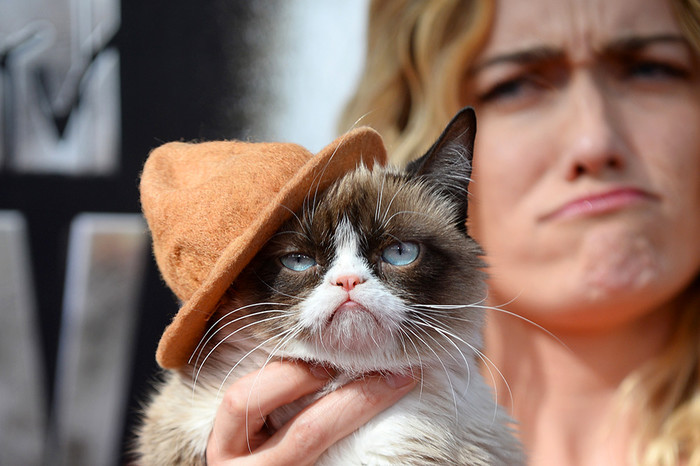
#> input picture kontur/img.jpg, 700 x 466 px
$ python -i gradientSelect.py   (imports and definitions only)
#> lines starting #> are read from the running program, lines starting #| are printed output that depends on the picture
#> further down, picture is the input picture: shape (466, 700, 3); mean B, G, R 103.5, 114.8, 140.8
from __future__ import print_function
import cv2 as cv
import numpy as np
import base64
import random
import string
import os
import requests
import random
import math

good_images = [];

morph_size = 0
max_operator = 2
max_elem = 2
max_kernel_size = 100
title_trackbar_operator_type = 'Operator:\n 0: Opening - 1: Closing  \n 2: Gradient - 3: Top Hat \n 4: Black Hat'
title_trackbar_element_type = 'Element:\n 0: Rect - 1: Cross - 2: Ellipse'
title_trackbar_kernel_size = 'Kernel size:\n 2n + 1'
trackbar_value = "Threshold"
title_window = 'Morphology Transformations Demo'
morph_op_dic = {0: cv.MORPH_GRADIENT, 1: cv.MORPH_TOPHAT, 2: cv.MORPH_BLACKHAT}


# [5 lines left out: function get_random_string, not called in this run]

def writeImg(img,path):
	cv.imwrite(path,img)


# [75 lines left out: functions alphaBlendSrc2Dst, overlay_transparent, mergeTextNImg, not called in this run]

def alphaBlend(img):
	H,W = img.shape[:2]
#> H = 466; W = 700
	mask = np.zeros((int(H),int(W)), np.uint8)
	mask = cv.circle(mask, (int(W/2),int(H/2)), int(H/2.5), (255,255,255), -1, cv.LINE_AA)
	mask = 255 - mask
	mask = cv.GaussianBlur(mask, (21,21), 11)

	blured = cv.GaussianBlur(img, (21,21), 11)
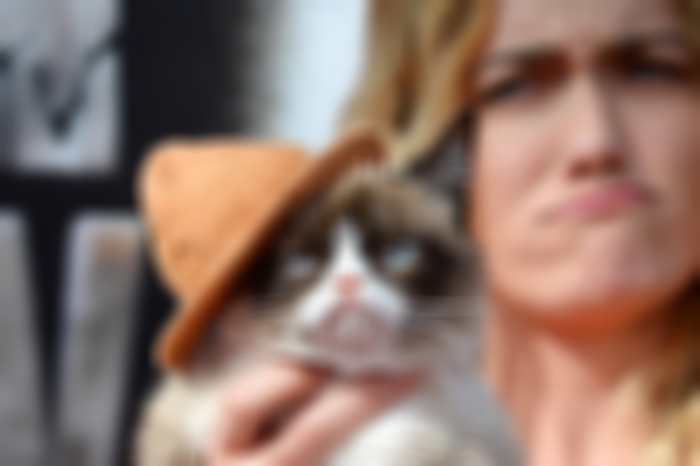
#> blured: shape (466, 700, 3); mean B, G, R 103.5, 114.8, 140.8

	if mask.ndim==3 and mask.shape[-1] == 3:
		alpha = mask/255.0
	else:
		alpha = cv.cvtColor(mask, cv.COLOR_GRAY2BGR)/255.0
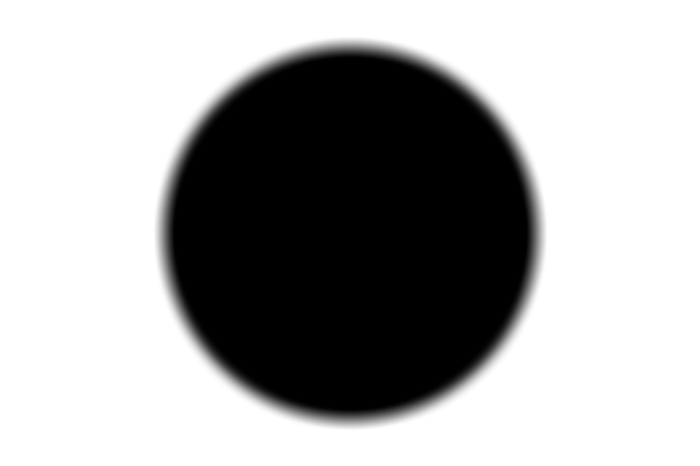
#> mask: shape (466, 700); min 0, max 255, mean 169.5
	blended = cv.convertScaleAbs(img*(1-alpha) + blured*alpha)
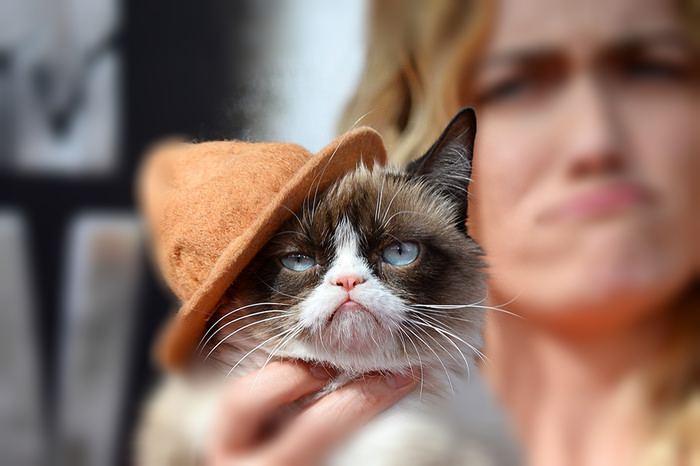
#> blended: shape (466, 700, 3); mean B, G, R 103.5, 114.8, 140.9
	return blended


# [45 lines left out: function gradientSelect, not called in this run]

>>> import cv2
>>> picture = cv2.imread('img.jpg')
>>> result = alphaBlend(picture)
